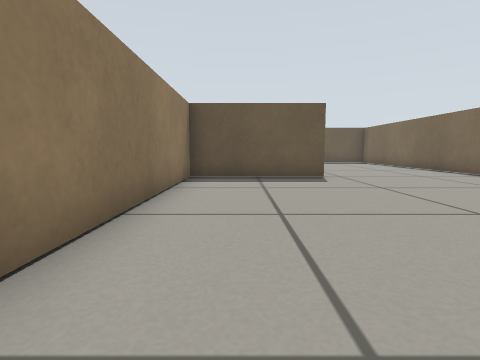
View 1 (above)

23 first-person views from a walk through a world built for the Gazebo simulator. The camera is 0.08 m above the floor, tilts 6° down and sees 80° across. The floor is counted in squares, 0.1 m on a side. Each view is taken from the middle of a square. On the plan, view 1 faces up. The plan holds only what a view shows up to about 10 squares ahead; the rest is blank.

View 2
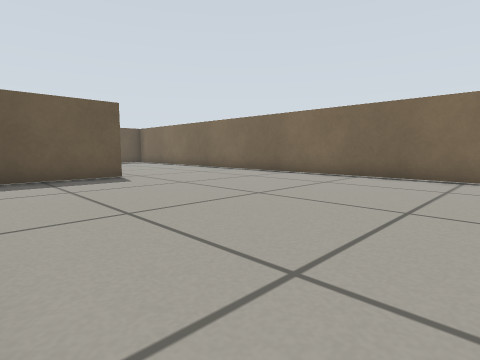

View 3
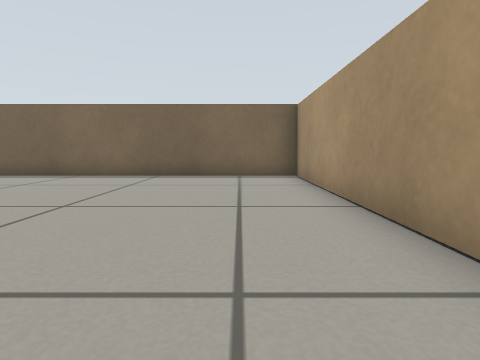

View 4
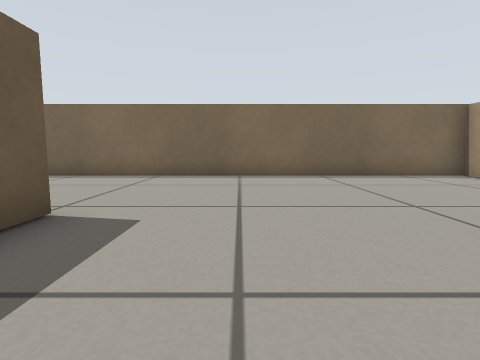

View 5
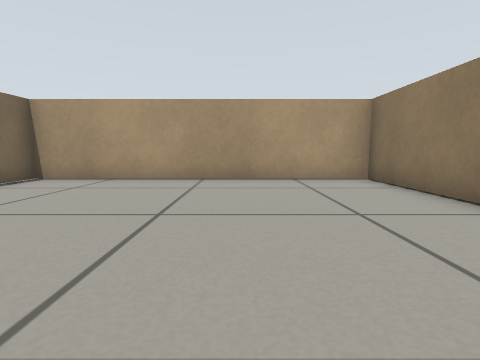

View 6
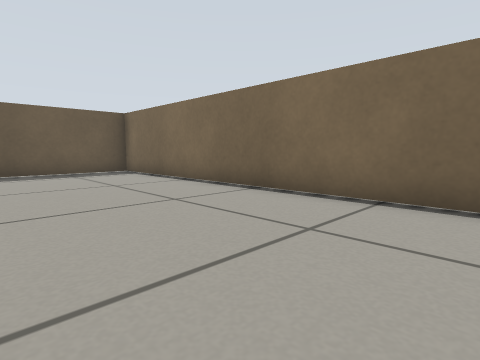

View 7
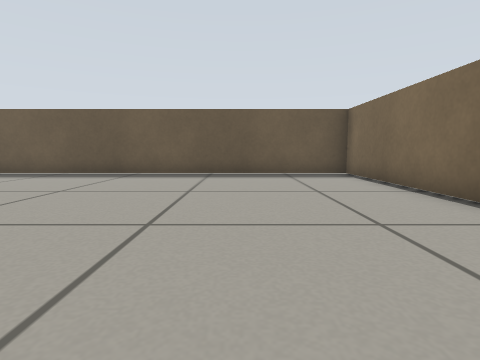

View 8
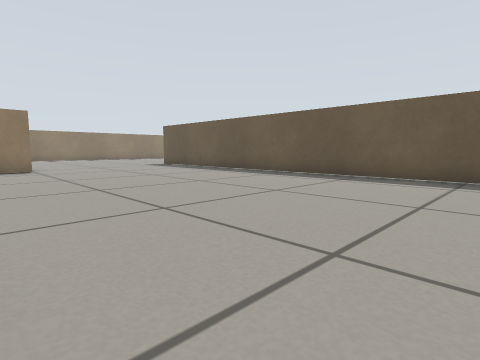

View 9
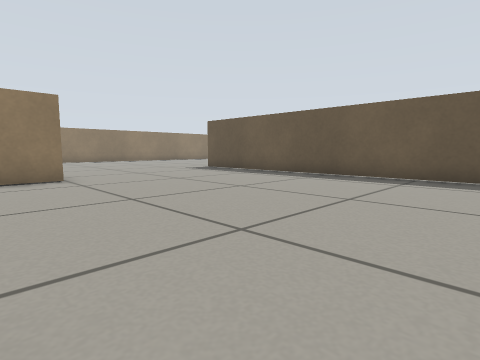

View 10
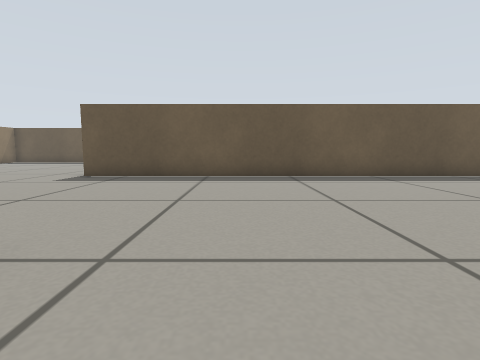

View 11
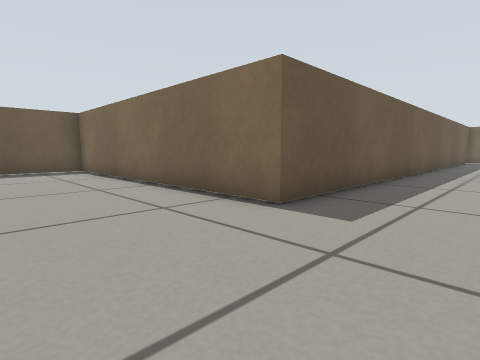

View 12
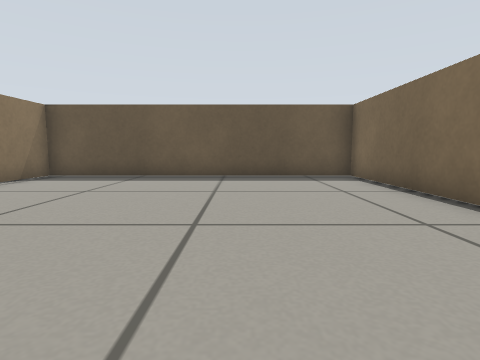

View 13
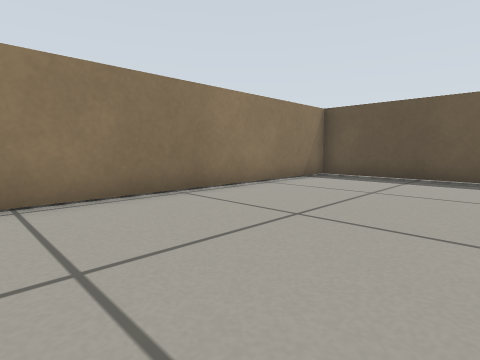

View 14
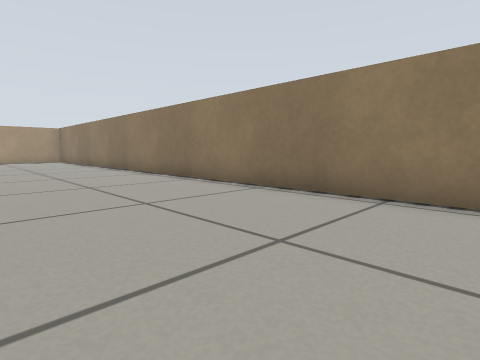

View 15
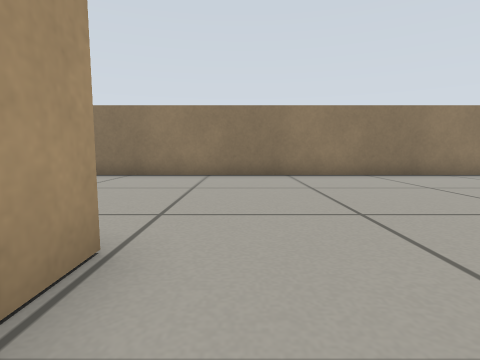

View 16
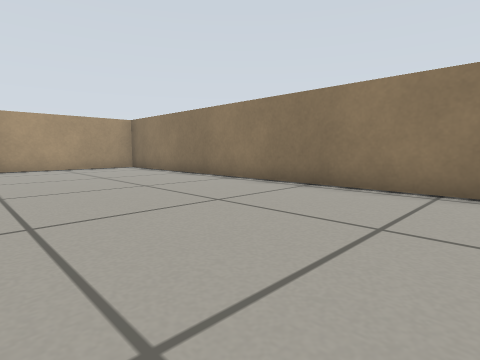

View 17
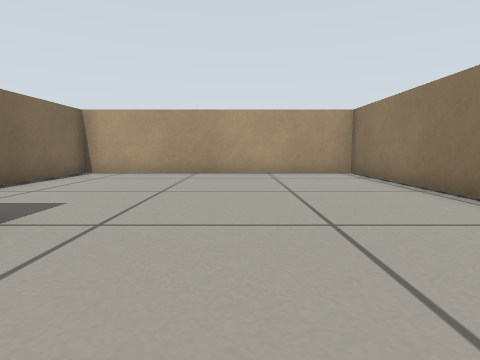

View 18
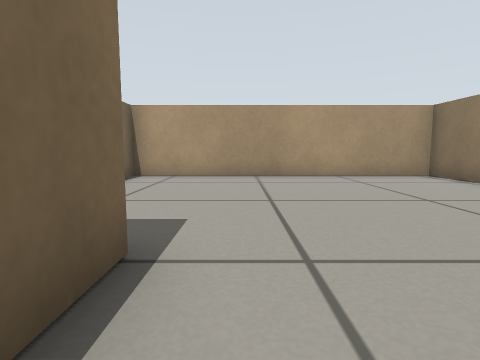

View 19
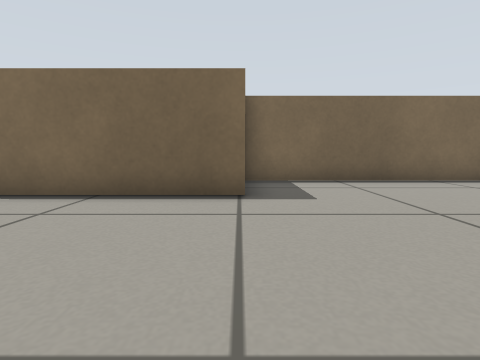

View 20
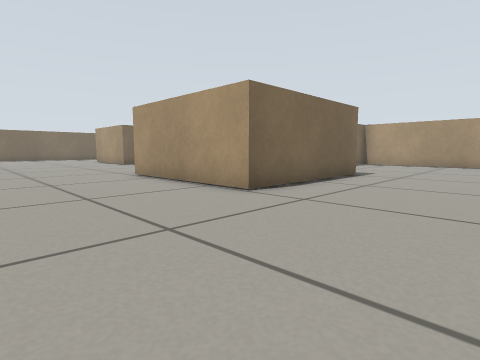

View 21
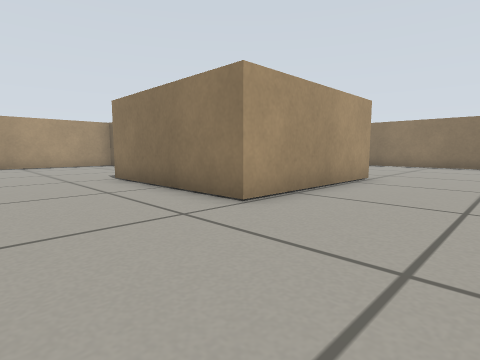

View 22
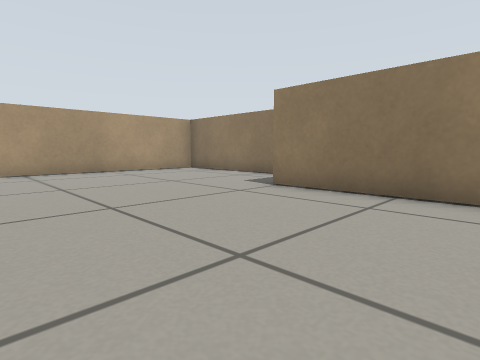

View 23
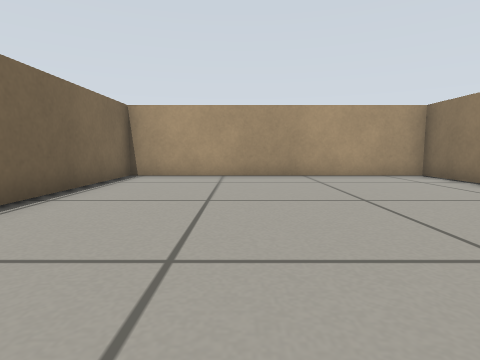

### Floor plan
Points are (right, up) in squares from view 1. A wall is a line through its corners. A room is listed if a view was taken in it or the views show most of it. See-through windows are left out.
Room 1 (views 1, 2, 3, 4, 5, 6)
walls: (2.5, 8.3) (-1.5, 8.3) (-1.5, -0.8); (-1.9, -0.7) (7.5, -0.7) (7.5, 7.5)
ways out: opening at (5, 8) to room 2
Room 2 (views 7, 8, 9, 10, 11, 12, 13, 14, 15, 16, 17, 18, 19, 20, 21, 22, 23)
walls: (-13.2, 5.9) (-13.2, 10.9) (-8.2, 10.9) (-8.2, 5.9); (-10.6, 4.1) (-10.6, 3.2); (-10.6, 1.5) (-10.6, -0.8); (-10.7, -0.8) (-10.7, 5.9); (-1.7, -0.8) (-1.7, 4.1); (7.5, 7.5) (7.5, 17.5) (-10.7, 17.5) (-10.7, 26.6) (-19.8, 26.6) (-19.8, -0.7) (-1.9, -0.7)
ways out: opening at (5, 8) to room 1

Positions as (right, up) in squares from view 1, and headings:
1: (0, 0), facing up
2: (-1, 0), facing up-right
3: (-1, 1), facing right
4: (-1, 6), facing right
5: (2, 7), facing down
6: (3, 7), facing up-right
7: (4, 8), facing up
8: (4, 9), facing up-left
9: (0, 9), facing up-left
10: (-6, 9), facing up
11: (-14, 15), facing up-right
12: (-14, 18), facing up
13: (-15, 18), facing up-left
14: (-15, 20), facing down-left
15: (-11, 12), facing left
16: (-14, 12), facing down-left
17: (-16, 9), facing down
18: (-14, 8), facing down
19: (-18, 6), facing right
20: (-17, 15), facing down-right
21: (-5, 14), facing down-left
22: (-3, 10), facing down-left
23: (-5, 8), facing down
